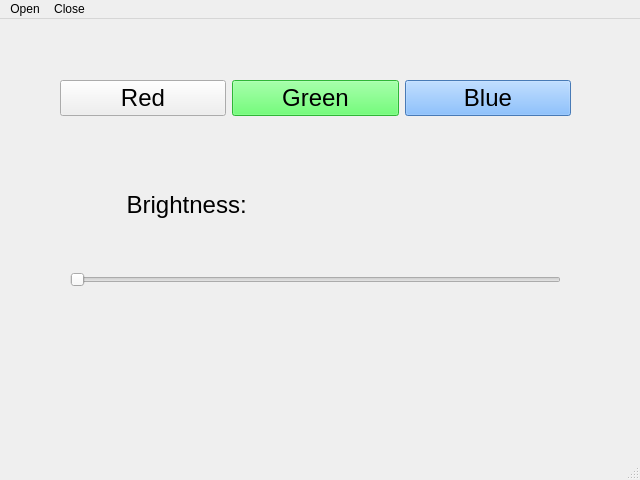
<?xml version="1.0" encoding="UTF-8"?>
<ui version="4.0">
 <class>MainWindow</class>
 <widget class="QMainWindow" name="MainWindow">
  <property name="geometry">
   <rect>
    <x>0</x>
    <y>0</y>
    <width>640</width>
    <height>480</height>
   </rect>
  </property>
  <property name="windowTitle">
   <string>MainWindow</string>
  </property>
  <widget class="QWidget" name="centralwidget">
   <widget class="QWidget" name="horizontalLayoutWidget">
    <property name="geometry">
     <rect>
      <x>60</x>
      <y>19</y>
      <width>511</width>
      <height>121</height>
     </rect>
    </property>
    <layout class="QHBoxLayout" name="horizontalLayout">
     <item>
      <widget class="QPushButton" name="pushButton_1">
       <property name="font">
        <font>
         <pointsize>18</pointsize>
        </font>
       </property>
       <property name="styleSheet">
        <string notr="true">background: rgb(255, 101, 55),
</string>
       </property>
       <property name="text">
        <string>Red</string>
       </property>
      </widget>
     </item>
     <item>
      <widget class="QPushButton" name="pushButton_2">
       <property name="font">
        <font>
         <pointsize>18</pointsize>
        </font>
       </property>
       <property name="styleSheet">
        <string notr="true">background:rgb(66, 255, 77)</string>
       </property>
       <property name="text">
        <string>Green</string>
       </property>
      </widget>
     </item>
     <item>
      <widget class="QPushButton" name="pushButton_3">
       <property name="font">
        <font>
         <pointsize>18</pointsize>
        </font>
       </property>
       <property name="styleSheet">
        <string notr="true">background:rgb(52, 103, 255)rgb(101, 171, 255)</string>
       </property>
       <property name="text">
        <string>Blue</string>
       </property>
      </widget>
     </item>
    </layout>
   </widget>
   <widget class="QLabel" name="label">
    <property name="geometry">
     <rect>
      <x>120</x>
      <y>160</y>
      <width>371</width>
      <height>51</height>
     </rect>
    </property>
    <property name="font">
     <font>
      <pointsize>18</pointsize>
     </font>
    </property>
    <property name="text">
     <string> Brightness: </string>
    </property>
    <property name="alignment">
     <set>Qt::AlignLeading|Qt::AlignLeft|Qt::AlignVCenter</set>
    </property>
   </widget>
   <widget class="QSlider" name="Slider">
    <property name="geometry">
     <rect>
      <x>70</x>
      <y>230</y>
      <width>491</width>
      <height>61</height>
     </rect>
    </property>
    <property name="orientation">
     <enum>Qt::Horizontal</enum>
    </property>
   </widget>
  </widget>
  <widget class="QMenuBar" name="menubar">
   <property name="geometry">
    <rect>
     <x>0</x>
     <y>0</y>
     <width>640</width>
     <height>37</height>
    </rect>
   </property>
   <widget class="QMenu" name="menuOpen">
    <property name="title">
     <string>Open</string>
    </property>
    <addaction name="actionwindow_1"/>
    <addaction name="actionwindow_2"/>
    <addaction name="actionOpen_WIndow_3"/>
   </widget>
   <widget class="QMenu" name="menuClose">
    <property name="title">
     <string>Close</string>
    </property>
    <addaction name="actionwindow_3"/>
    <addaction name="actionwindow_4"/>
    <addaction name="actionClose_Window_3"/>
   </widget>
   <addaction name="menuOpen"/>
   <addaction name="menuClose"/>
  </widget>
  <widget class="QStatusBar" name="statusbar"/>
  <action name="actionwindow_1">
   <property name="text">
    <string>Open Window 1</string>
   </property>
  </action>
  <action name="actionwindow_2">
   <property name="text">
    <string>Open Window 2</string>
   </property>
  </action>
  <action name="actionwindow_3">
   <property name="text">
    <string>Close WIndow 1</string>
   </property>
  </action>
  <action name="actionwindow_4">
   <property name="text">
    <string>Close Window 2</string>
   </property>
  </action>
  <action name="actionClose_Window_3">
   <property name="text">
    <string>Close Window 3</string>
   </property>
  </action>
  <action name="actionOpen_WIndow_3">
   <property name="text">
    <string>Open WIndow 3</string>
   </property>
  </action>
 </widget>
 <resources/>
 <connections/>
</ui>
